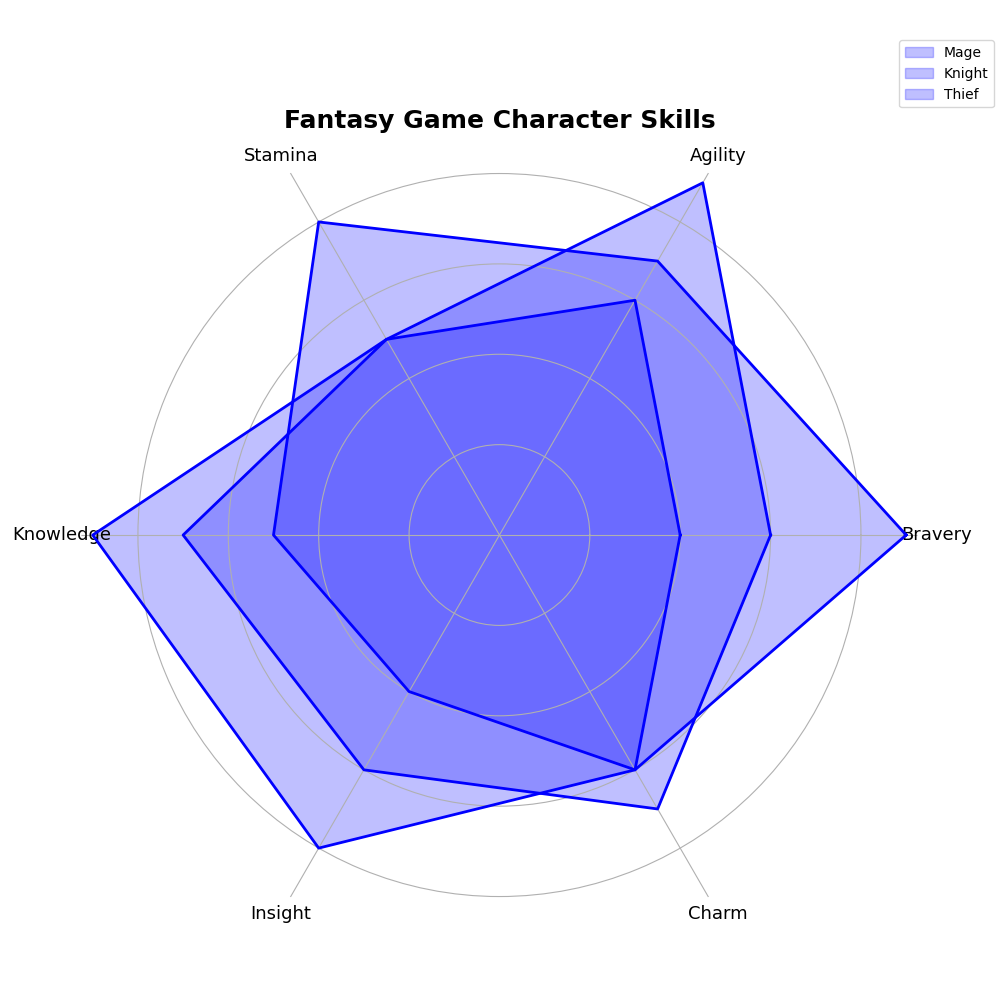

Python code for this plot:
import matplotlib.pyplot as plt
import numpy as np

categories = ['Bravery', 'Agility', 'Stamina', 'Knowledge', 'Insight', 'Charm']
n_vars = len(categories)

mage = [4, 6, 5, 9, 8, 6]
knight = [9, 7, 8, 5, 4, 6]
thief = [6, 9, 5, 7, 6, 7]

mage += mage[:1]
knight += knight[:1]
thief += thief[:1]

angles = np.linspace(0, 2 * np.pi, n_vars, endpoint=False).tolist()
angles += angles[:1]

fig, ax = plt.subplots(figsize=(10, 10), subplot_kw=dict(polar=True))

# Use the same color for all characters
color = 'blue'

ax.fill(angles, mage, color=color, alpha=0.25, label='Mage')
ax.plot(angles, mage, color=color, linewidth=2)

ax.fill(angles, knight, color=color, alpha=0.25, label='Knight')
ax.plot(angles, knight, color=color, linewidth=2)

ax.fill(angles, thief, color=color, alpha=0.25, label='Thief')
ax.plot(angles, thief, color=color, linewidth=2)

ax.set_xticks(angles[:-1])
ax.set_xticklabels(categories, fontsize=13)

plt.title('Fantasy Game Character Skills', size=18, weight='bold', va='top')
ax.legend(loc='upper right', bbox_to_anchor=(1.1, 1.1))

ax.set_yticklabels([])
ax.set_rlabel_position(0)
ax.spines['polar'].set_visible(False)

plt.tight_layout()
plt.show()
